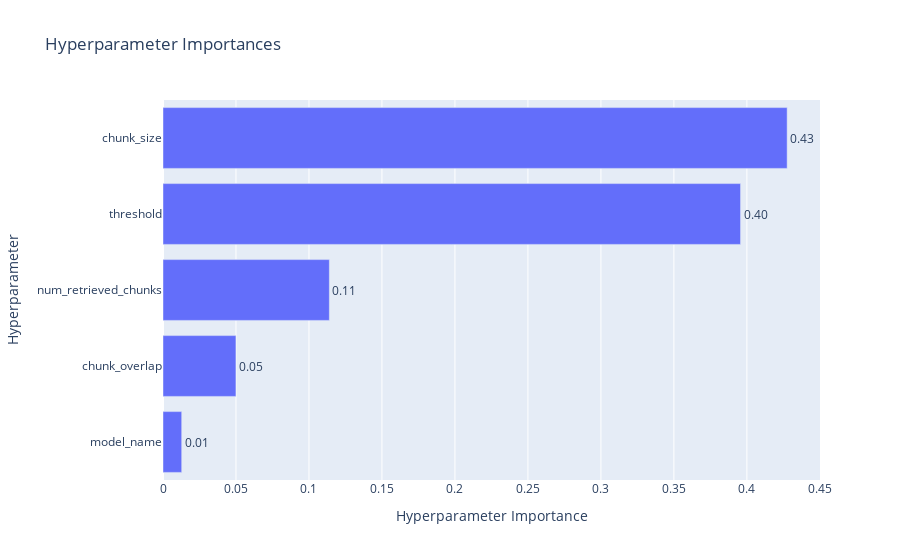

The cell this chart's notebook holds for it:
### Code cell
vis.plot_param_importances(study)

### Figure 1 — Plotly figure (JSON) as saved in the notebook; plotly's stock layout.template omitted (floating-point values rounded to 4 significant figures)
{"data": [{"cliponaxis": false, "hovertemplate": ["model_name (CategoricalDistribution): 0.012813275397644956<extra></extra>", "chunk_overlap (FloatDistribution): 0.049969473577128116<extra></extra>", "num_retrieved_chunks (IntDistribution): 0.11396318597492074<extra></extra>", "threshold (FloatDistribution): 0.39566591181608846<extra></extra>", "chunk_size (IntDistribution): 0.42758815323421784<extra></extra>"], "name": "Objective Value", "orientation": "h", "text": ["0.01", "0.05", "0.11", "0.40", "0.43"], "textposition": "outside", "type": "bar", "x": [0.01281, 0.04997, 0.114, 0.3957, 0.4276], "y": ["model_name", "chunk_overlap", "num_retrieved_chunks", "threshold", "chunk_size"]}], "layout": {"title": {"text": "Hyperparameter Importances"}, "xaxis": {"title": {"text": "Hyperparameter Importance"}}, "yaxis": {"title": {"text": "Hyperparameter"}}}}
